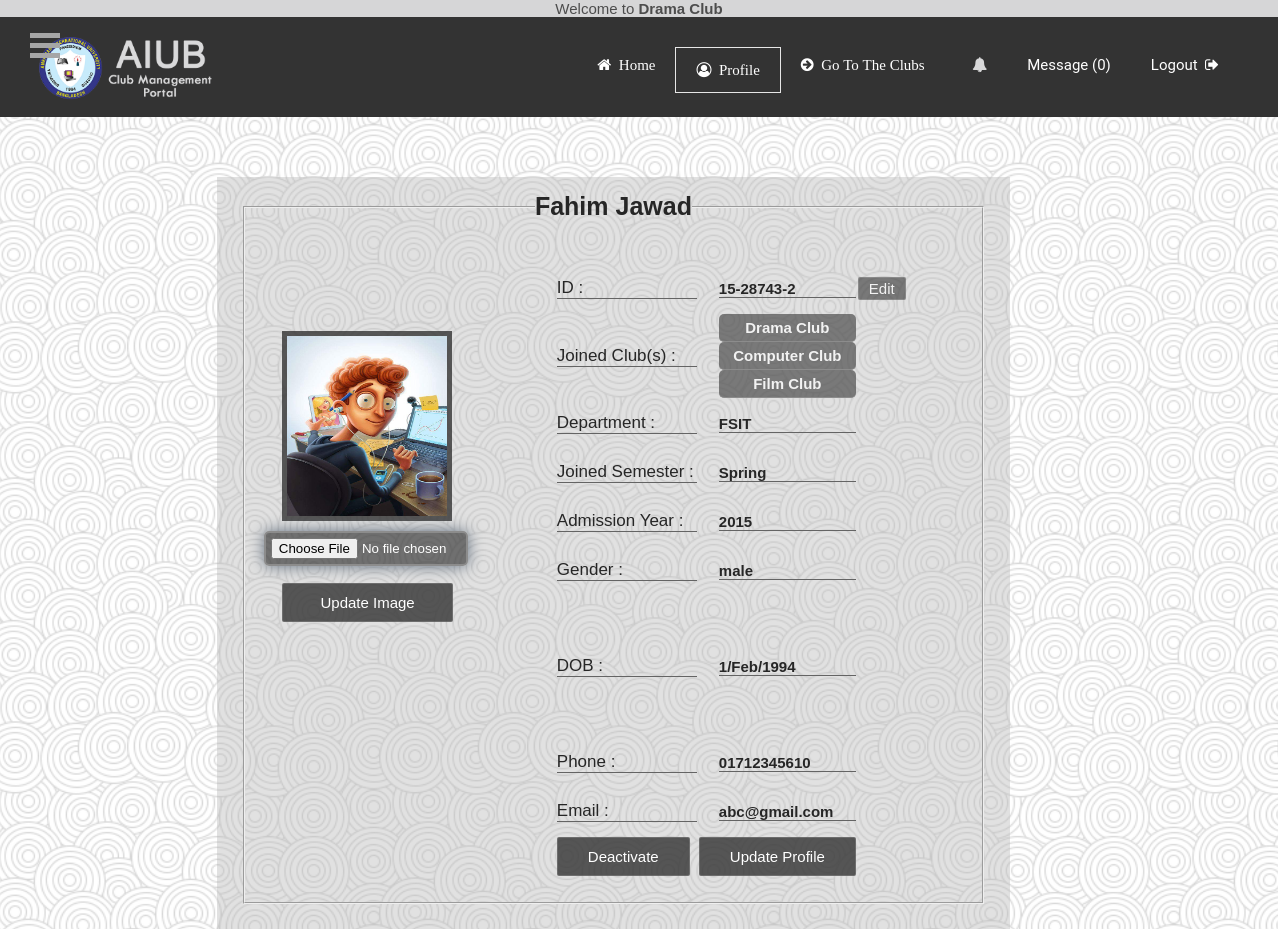
The app's page /profile/index.php (signed in) with its own data.
### tables this page shows
CREATE TABLE `studentinfo` (
  `id` int(11) NOT NULL,
  `clubname` varchar(100) NOT NULL,
  `name` varchar(100) NOT NULL,
  `username` varchar(25) NOT NULL,
  `dept` varchar(100) NOT NULL,
  `semester` varchar(100) NOT NULL,
  `gender` varchar(10) NOT NULL,
  `dob` varchar(100) NOT NULL,
  `admissionyear` varchar(100) NOT NULL,
  `phone` varchar(11) NOT NULL,
  `email` varchar(50) NOT NULL,
  `password` varchar(100) NOT NULL,
  `avatar` varchar(10000) NOT NULL,
  `is_active` varchar(1) DEFAULT 'N',
  `dateTime` varchar(100) DEFAULT NULL,
  `clubID` varchar(20) DEFAULT NULL,
  `show_Event` varchar(10) NOT NULL DEFAULT 'Y'
);

CREATE TABLE `club_relation` (
  `id` int(11) NOT NULL,
  `club_ID` varchar(20) NOT NULL,
  `club_Name` varchar(100) NOT NULL,
  `user_ID` varchar(50) NOT NULL,
  `status` varchar(20) NOT NULL DEFAULT 'N'
);

### profile/index.php (called while the page is built)
<?php
include 'profile.php';
 ?>

### frame/menu.php (the view, shortened to what this page needs)
<div id="menu">
	<div class="menu-container">
	<div id="logo">
				<a href="../homepage/homepage.php"><img src="../img/club-logo.png"></a>
	</div>
		<ul class="main-nav">
			<li><a class="cmncls link1" href="../homepage/homepage.php"><i class="fa fa-home" aria-hidden="true">&nbsp;&nbsp;Home</i></a></li>
			<li><a class="cmncls link2" href="../profile/profile.php"><i class="fa fa-user-circle-o" aria-hidden="true">&nbsp;&nbsp;Profile</i></a></li>
			<li class="dropdown1"><a class="cmncls" href="#"><i class="fa fa-arrow-circle-right" aria-hidden="true">&nbsp;&nbsp;Go To The Clubs&nbsp;&nbsp;</i></a>
				<?php
					$username = $_SESSION['username'];
					include('../dbconnect.php');
				?>
			</li>
			<li><a onclick="showNotif()" href="#"><i class="fa fa-bell" aria-hidden="true"></i></a></li>
			<li><a href="#" id="inbxmsg" onclick="showInbox()">Message
		<?php
			$sql_count = "SELECT COUNT(message) FROM message WHERE recieverID = '$username' AND seen_unseen = 'unseen'";
			$result_count = mysqli_query($db, $sql_count);
			$row_count=mysqli_fetch_array($result_count);
		if (mysqli_num_rows($result_count) > 0) {
			echo "(" . $row_count["0"].")";
		}
		 ?>
		</a></li>
			<li class="logout1"><a href="../logout.php">Logout&nbsp;
			<i class="fa fa-sign-out" aria-hidden="true"></i></a></li>
		</ul>
	</div>
</div>

### profile/container.php (shortened to what this page needs)
<?php
require '../dbconnect.php';
	$user = $_SESSION['username'];
		$query = "SELECT * FROM studentinfo WHERE username='$user'";
		$results = mysqli_query($db, $query);
	while($row = mysqli_fetch_assoc($results)) {
		$username=$row["username"];
		$full_name=$row["name"];
		$avatar=$row["avatar"];
		$gender=$row["gender"];
		$dob=$row["dob"];
		$email=$row["email"];
		$phone=$row["phone"];
		$dept=$row["dept"];
		$semester=$row["semester"];
		$admissionyear=$row["admissionyear"];
	}
?>
	<div class="profile_container">
		<fieldset>
			<legend align="center"><?php echo $full_name ?></legend>
			<table>
				<tr>
					<td>
						<div class="profile_1">
							<form id="uploadimage" action="" method="post" enctype="multipart/form-data">
								<div id="image_preview"><img id="previewing" style="height:180px; width:160px; ;display: block; border:5px solid rgba(51, 51, 51, 0.8); margin-left: 12%;" src=<?php echo '../profile_images\\'.$avatar; ?> /></div>
								<div id="selectImage">
								<input type="file" name="file" id="file" required /><br><br>
								<input type="submit" value="Update Image" class="btn" style="width: 171px; margin-left: 12%;" />
								</div>
							</form>
						</div>
					</td>
		<td class='profile_right'>
				<form action="deactive.php" method="POST" enctype="multipart/form-data">
				<div class="info_table">
				<table>
					<tr>
						<td><h4>ID :</h4></td>
						<td class="info"><p id="sid"><?php echo $username ?></p></td>
							<td>
							<a onclick="edit();" href="#">Edit</a>
						</td>
						<td><a id="_visible" onclick="edit2();" href="#" style="" class="fa fa-eye-slash" aria-hidden="true"></a>
					   	</td>
					</tr>
					<tr>
						<td><h4>Joined Club(s) :</h4></td>
						<td class="info">
						<?php
							$sql_club = "SELECT * FROM club_relation WHERE user_ID = '$user' and status = 'Y'";
				             $result_club = mysqli_query($db, $sql_club);
				             while($row_clb = mysqli_fetch_assoc($result_club)) {
				                  echo "<p style='border-bottom: 1px solid #8c8c8c; background-color: rgba(77, 77, 77,0.7); padding:5px 2px; color: #f2f2f2; border-radius: 5px; text-align: center;'>".$row_clb["club_Name"]."</p>";
				               }
							 ?>
						</td>
						<td><span></span></td>
					</tr>
					<tr>
						<td><h4>Department :</h4></td>
						<td class="info">
						<p id="dpt"><?php echo $dept ?>
						</td>
						<td>
					 </td>
					</tr>
					<tr>
						<td><h4>Joined Semester :</h4></td>
						<td class="info"><p id="jsptag"><?php echo $semester ?></p></td>
						<td>
						</td>
					</tr>
					<tr>
						<td><h4>Admission Year :</h4></td>
						<td class="info"><p id="ayp"><?php echo $admissionyear ?></p></td>
						<td>
						</td>
					</tr>
					<tr>
						<td><h4>Gender :</h4></td>
						<td class="info"><p><?php echo $gender ?></p></td>
						<td>
						</td>
					</tr>
					<tr>
						<td><h4>DOB :</h4></td>
						<td class="info"><p><?php echo $dob ?></p></td>
						<td>
						</td>
					</tr>
					<tr>
						<td><h4>Phone :</h4></td>
						<td class="info"><p><?php echo $phone ?></p></td>
						<td>
						</td>
					</tr>
					<tr>
						<td><h4>Email :</h4></td>
						<td class="info"><p><?php echo $email ?></p></td>
						<td>
						</td>
					</tr>
					<tr>
						<td>
							<input  class="btn" type="submit" value="Deactivate" name="deactivate">
						</td>
						<td>
							<input  class="btn" type="button" value="Update Profile" onclick="updateProfile()"
							></td>
					</tr>
				</table>
			</div>
					</form>
					</td>
				</tr>
			</table>
		</fieldset>
</div>

### css/homepage.css (style rules this page uses)
* { margin:0px; padding:0px; }
body { font-family: 'Raleway', sans-serif; height: 100vh; background-position: center; color: #333; font-size: 15px; background-image: url('../img/dimension.png'); }
.main-nav { padding:30px 0; float: right; list-style-type:none; height:30px; }
.main-nav li { float:left; }
.main-nav li a { padding:9px 20px; display:block; color:#fff; text-decoration:none; font:15px Tw Cen MT,ROBOTO,helvetica; }
#logo img { width: 180px; height: auto; float: left; margin-top: 20px; }
#logo { transition: all 500ms linear; }
#home .link1, #profile .link2 { border: 1px solid #e6e6e6; padding-bottom: 13px; padding-top: 13px; }

### frame/menu.php (style rules this page uses)
.fa-bell { cursor: pointer; color: #d9d9da; transition: 0.3s; }

### frame/aside.php (style rules this page uses)
ul li { text-align: center; }

### profile/container.php (style rules this page uses)
.profile_right { padding-left: 75px; }
#file { color: #fff; padding: 5px; border: 2px solid #8c8c8c; background-color: rgba(38, 38, 38,0.6); margin-top: 10px; border-radius: 5px; box-shadow: 0 0 15px #626F7E; width: 190px; margin-left: 7px; }
tr td h4 { width: 140px; }
.profile_container { position: relative; left:17%; right:22%; top:20%; bottom: 20%; width: 58%; height: auto; background-color: rgba(179, 179, 179,0.4); padding-top: 15px; padding-bottom: 2%; padding-left: 2%; padding-right: 2%; margin-bottom: 15%; }
legend { font-size: 25px; font-weight: bold; }
.info { padding-left: 20px; }
.info p { font-size: 15px; font-weight: bold; }
.profile_container h4 { font-size: 17px; font-weight: normal; }
.btn, .info_table a { position: relative; cursor : pointer; text-overflow: ellipsis; white-space: nowrap; overflow: hidden; font-size: 15px; background-color: rgba(51, 51, 51,0.8); color: #fff; border: 1px solid rgba(255, 255, 255, 0.15); box-shadow: 0 0 rgba(0, 0, 0, 0); border-radius: 2px; padding: 10px 30px; transition: 0.3s; }
.btn:hover, .btn:focus, .info_table a { background-color: rgba(51, 51, 51,1); }
table { margin-top: 20px; margin-left: 10px; }
.info_table a { text-decoration: none; color: #f2f2f2; border-radius: 2px; background-color: rgba(51, 51, 51,0.6); padding: 2px 10px; margin: 5px 0; }
.info_table { margin-bottom: 5%; margin-left: 0; }
td h4, td p { border-bottom: 1px solid rgba(100,100,100,1); }
.profile_1 { margin-bottom: 90%; }

### profile/profile.php (style rules this page uses)
body { font-family: 'Raleway', sans-serif; height: 100vh; background-size: cover; background-position: center; color: #262626; font-size: 15px; background-image: url('../img/background.png'); }

### records on screen
studentinfo: name "Fahim Jawad", avatar (picture), username "15-28743-2", dept "FSIT", semester "Spring", admissionyear "2015", gender "male", dob "1/Feb/1994", phone "01712345610", email "abc@gmail.com"
club_relation: club_Name "Drama Club"
club_relation: club_Name "Computer Club"
club_relation: club_Name "Film Club"

### other values on screen
$_SESSION['clubname'] "Drama Club"
$row_count["0"] "0"
